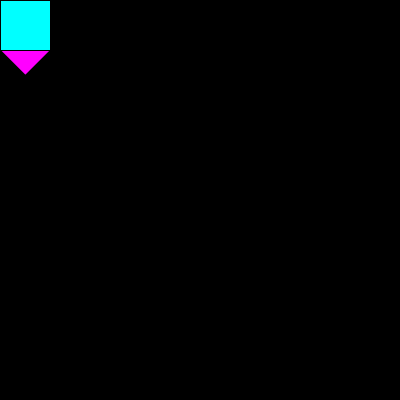
Frame 1 (no input)
Frame 2 (the mouse pressed at the canvas centre, redrawn once): identical to frame 1, image omitted

The Processing sketch that drew this single still picture (run headless with seeded random() and noise(); the mouse was pressed at the canvas centre and the sketch redrawn once):

// Processing sketch: processing_88986
// ── processing_88986.pde

void setup()
{
 size(400,400); 
int r,g,b;
}
void draw()
{

 if((mouseX >= width/2 +10 || mouseX <= width/2 -10) && (mouseY <= width/2 -10 ||mouseY >= width/2 +10 ))
  {fill(0,255,255);
  background(0);
    rect(mouseX, mouseY, 50, 50);
    fill(255,0,255);
  triangle(mouseX , mouseY+50, mouseX + 50, mouseY+50, mouseX + 25, mouseY +75);
triangle(mouseX , mouseY, mouseX + 50, mouseY, mouseX + 25, mouseY - 25);
triangle(mouseX , mouseY+50, mouseX + 50, mouseY+50, mouseX + 25, mouseY +75);
triangle(mouseX , mouseY+50, mouseX + 50, mouseY+50, mouseX + 25, mouseY +75);
 if((mouseX <= width/2 +10 || mouseX >= width/2 -10) && (mouseY >= width/2 -10 ||mouseY <= width/2 +10 ))
noLoop();
print("nothing");  
}
}
